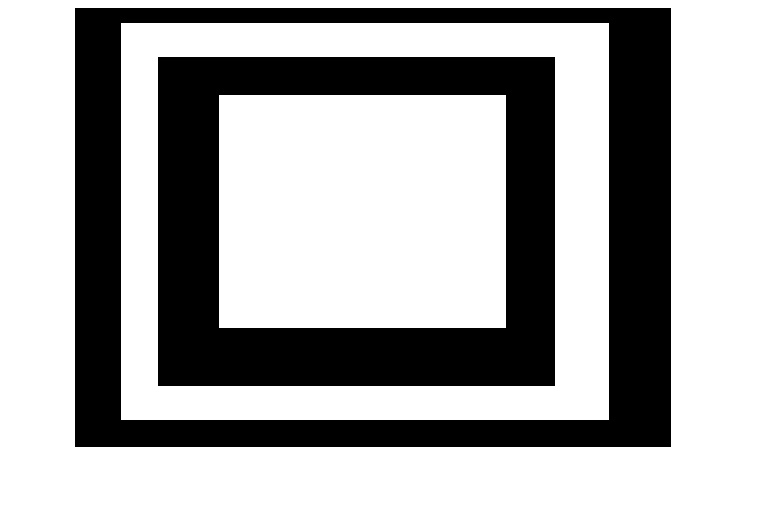
#> input picture u.jpg, 772 x 514 px
$ python ex10_find_number_connected_components_contains_holes.py
#> lines starting #> are read from the running program, lines starting #| are printed output that depends on the picture; after the words box and inside, x2 and y2 are one past the last pixel; in counts of white or black regions, pixels touching at a corner belong together
import cv2
import numpy as np
import matplotlib.pyplot as plt

imgUrl = "holes.jpg"
imgUrl = 'u.jpg'

img = cv2.imread(imgUrl, cv2.IMREAD_UNCHANGED)
#> img is the input picture: shape (514, 772, 3); min 0, max 255, mean 170.4
img = cv2.cvtColor(img,cv2.COLOR_RGBA2GRAY)
#> img: shape (514, 772)

#img = cv2.resize(img, (300, 300))
cv2.imshow("original", img)
imgNeg = 255 - img
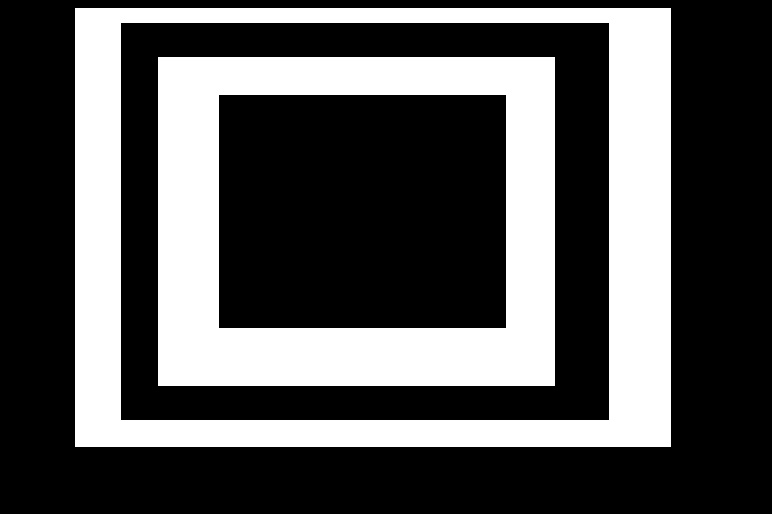
#> imgNeg: shape (514, 772); min 0, max 255, mean 84.6
#imgNeg = img
imgSmooth = cv2.GaussianBlur(imgNeg, (3, 3), cv2.BORDER_DEFAULT)
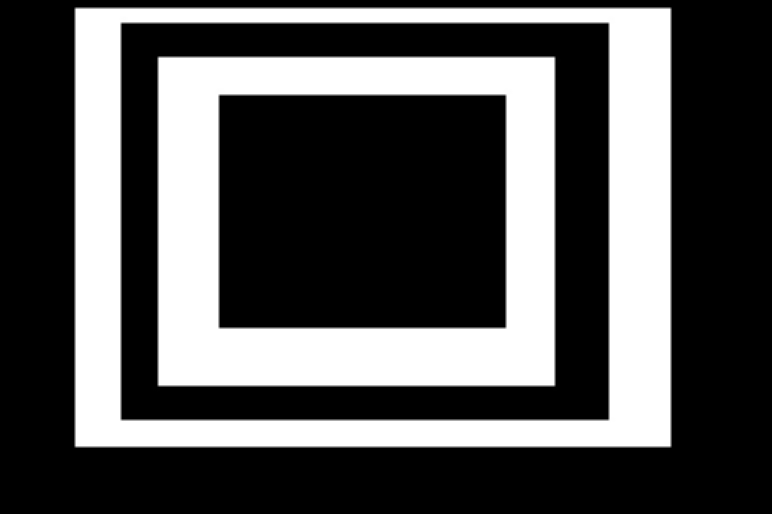
#> imgSmooth: shape (514, 772); min 0, max 255, mean 84.6
lablesNum, labledImg = cv2.connectedComponents(imgSmooth)
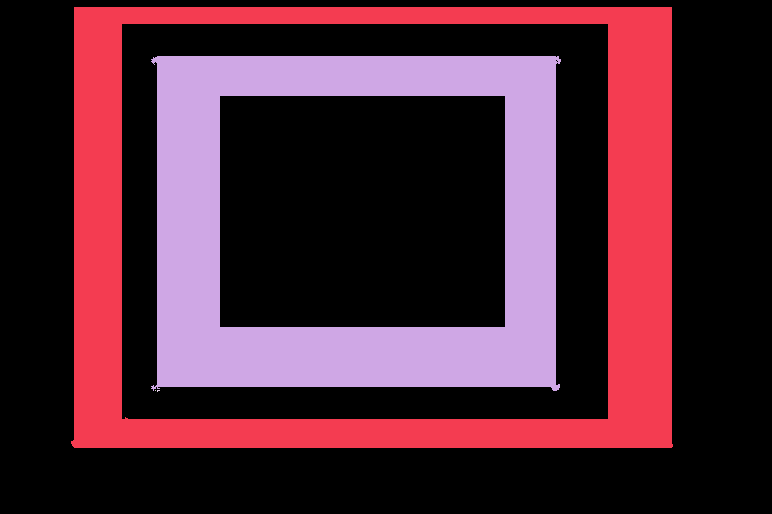
#> labledImg: shape (514, 772) int32; 5 distinct labels, from 0 to 4; one colour per label, 0 black
#> lablesNum = 5
holesComponents = 0
for i in range(lablesNum):
    tempImg = np.ones_like(labledImg) * 255
    tempImg[labledImg == i] = 0
    tempImg = np.array(tempImg, dtype=np.uint8)
    tempLablesNum, tempLabledImg = cv2.connectedComponents(tempImg)
    cv2.imshow(str(i), cv2.resize(tempImg, (300, 300)))
    print(tempLablesNum)
    print("/////////")
    if i != 0 and tempLablesNum > 2:
        holesComponents += 1
#> this loop made 5 passes
#> pass 1, `cv2.imshow(str(i), cv2.resize(tempImg, (300, 300)))`:
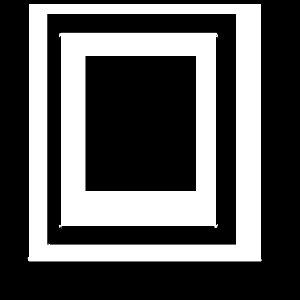
#> window '0': shape (300, 300); min 0, max 255, mean 88.6
#> pass 2, `cv2.imshow(str(i), cv2.resize(tempImg, (300, 300)))`:
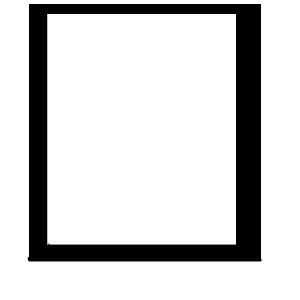
#> window '1': shape (300, 300); min 0, max 255, mean 209
#> after the loop:
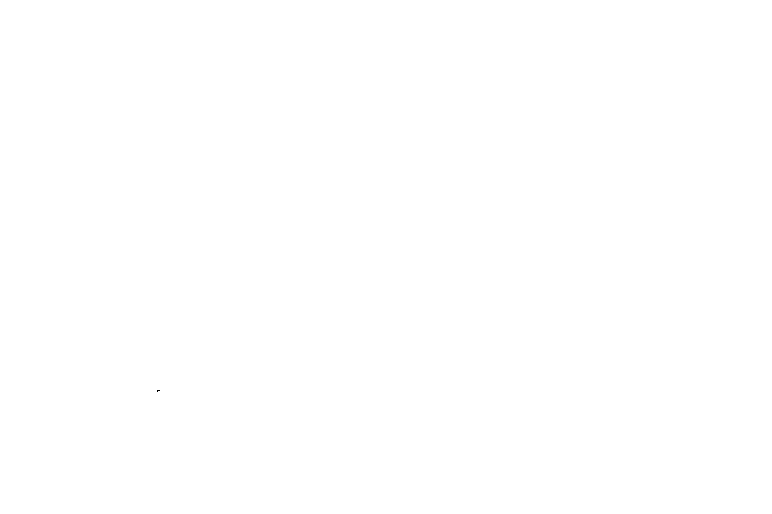
#> tempImg: shape (514, 772); 100% white; black in thin lines or dots, all inside (x1, y1, x2, y2) = (157, 390, 160, 392)
#> after the loop, holesComponents = 2
print("Num of component with holes:" + str(holesComponents))
#| Num of component with holes:2

cv2.imshow("neg", imgNeg)
cv2.waitKey(0)
